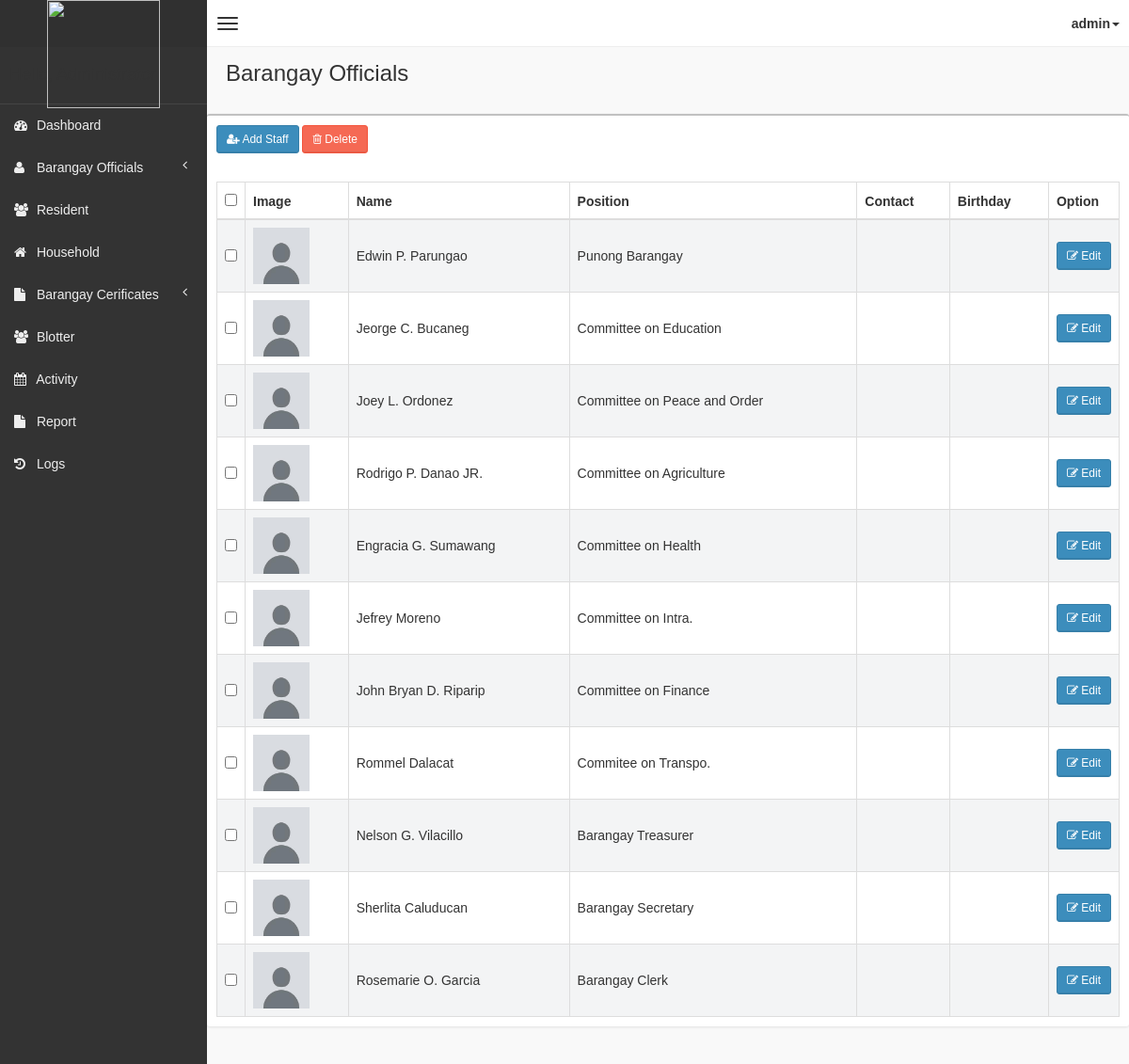
Screenshot of /pages/officials/officials.php (signed in) with the database file from the repository.
### tables this page shows
CREATE TABLE `tblofficial` (
  `id` int(11) NOT NULL,
  `fname` varchar(50) NOT NULL,
  `mname` varchar(100) NOT NULL,
  `lname` varchar(200) NOT NULL,
  `position` varchar(100) NOT NULL,
  `contact` varchar(15) NOT NULL,
  `bday` varchar(100) NOT NULL,
  `image` text NOT NULL
);

### pages/officials/officials.php (the view, shortened to what this page needs)
<!DOCTYPE html>
<body>
    <?php
    if (!isset($_SESSION['role'])) {
        header("Location: ../../login.php");
    } else {
        include('../head_css.php');
    }
    ?>
    <body class="skin-black">
        <?php
        include "../connection.php";
        ?>
        <?php include('../header.php'); ?>
        <div class="wrapper row-offcanvas row-offcanvas-left">
            <?php include('../sidebar-left.php'); ?>
            <aside class="right-side">
                <section class="content-header">
                    <h1>
                        Barangay Officials
                    </h1>
                </section>
                <?php
                if (!isset($_GET['resident'])) {
                ?>
                    <section class="content">
                        <div class="row">
                            <div class="box">
                                <div class="box-header">
                                    <div style="padding:10px;">
                                        <button class="btn btn-primary btn-sm" data-toggle="modal" data-target="#addCourseModal"><i class="fa fa-user-plus" aria-hidden="true"></i> Add Staff</button>
                                        <?php
                                        if (!isset($_SESSION['staff'])) {
                                        ?>
                                            <button class="btn btn-danger btn-sm" data-toggle="modal" data-target="#deleteModal"><i class="fa fa-trash-o" aria-hidden="true"></i> Delete</button>
                                        <?php
                                        }
                                        ?>
                                    </div>
                                </div>
                                <div class="box-body table-responsive">
                                    <form method="post" enctype="multipart/form-data">
                                        <table id="table" class="table table-bordered table-striped">
                                            <thead>
                                                <tr>
                                                    <th style="width: 20px !important;"><input type="checkbox" name="chk_delete[]" class="cbxMain" onchange="checkMain(this)" /></th>
                                                    <th>Image</th>
                                                    <th>Name</th>
                                                    <th>Position</th>
                                                    <th>Contact</th>
                                                    <th>Birthday</th>
                                                    <th style="width: 40px !important;">Option</th>
                                                </tr>
                                            </thead>
                                            <tbody>
                                                <?php
                                                if (!isset($_SESSION['staff'])) {
                                                    $squery = mysqli_query($con, "SELECT id, fname, mname, lname, position, contact, bday, image FROM  tblofficial");
                                                    while ($row = mysqli_fetch_array($squery)) {
                                                        echo '
                                                <tr>
                                                    <td><input type="checkbox" name="chk_delete[]" class="chk_delete" value="' . $row['id'] . '" /></td>
                                                    <td><img src="image/' . $row['image'] . '" style="width:60px;height:60px;"/></td>
                                                    <td>' . $row['fname'] . ' ' . $row['mname'] . ' ' . $row['lname'] . '</td>
                                                    <td>' . $row['position'] . '</td>
                                                    <td>' . $row['contact'] . '</td>
                                                    <td>' . $row['bday'] . '</td>
                                                    <td><button class="btn btn-primary btn-sm" data-target="#editModal' . $row['id'] . '" data-toggle="modal"><i class="fa fa-pencil-square-o" aria-hidden="true"></i> Edit</button></td>
                                                </tr>
                                                ';
                                                    }
                                                }
                                                ?>
                                            </tbody>
                                        </table>
                                    </form>
                                </div>
                            </div>
                        </div>
                    </section>
                <?php
                }
                ?>
            </aside>
        </div>
    </body>
    </html>

### css/AdminLTE.css (style rules this page uses)
html, body { overflow-x: hidden !important; font-family: "Source Sans Pro", sans-serif; -webkit-font-smoothing: antialiased; min-height: 100%; background: #f9f9f9; }
.wrapper { min-height: 100%; }
.wrapper:before, .wrapper:after { display: table; content: " "; }
.wrapper:after { clear: both; }
.right-side, .left-side { min-height: 100%; display: block; }
.right-side { background-color: #f9f9f9; margin-left: 220px; }
.content { padding: 20px 15px; background: #f9f9f9; }
h1, h2, h3, h4, h5, h6, .h1, .h2, .h3, .h4, .h5, .h6 { font-family: "Source Sans Pro", sans-serif; }
img { max-width: 100%important; }
.table-striped > tbody > tr:nth-child(odd) > td, .table-striped > tbody > tr:nth-child(odd) > th { background-color: #f3f4f5; }
.right-side > .content-header { position: relative; padding: 15px 15px 10px 20px; }
.right-side > .content-header > h1 { margin: 0; font-size: 24px; }
.box { position: relative; background: #ffffff; border-top: 2px solid #c1c1c1; margin-bottom: 20px; -webkit-border-radius: 3px; -moz-border-radius: 3px; border-radius: 3px; width: 100%; box-shadow: 0px 1px 3px rgba(0, 0, 0, 0.1); }
.box .box-header { position: relative; -webkit-border-top-left-radius: 3px; -webkit-border-top-right-radius: 3px; -webkit-border-bottom-right-radius: 0; -webkit-border-bottom-left-radius: 0; -moz-border-radius-topleft: 3px; -moz-border-radius-topright: 3px; -moz-border-radius-bottomright: 0; -moz-border-radius-bottomleft: 0; border-top-left-radius: 3px; border-top-right-radius: 3px; border-bottom-right-radius: 0; border-bottom-left-radius: 0; border-bottom: 0px solid #f4f4f4; color: #444; padding-bottom: 10px; }
.box .box-header:before, .box .box-header:after { display: table; content: " "; }
.box .box-header:after { clear: both; }
.box .box-body { padding: 10px; -webkit-border-top-left-radius: 0; -webkit-border-top-right-radius: 0; -webkit-border-bottom-right-radius: 3px; -webkit-border-bottom-left-radius: 3px; -moz-border-radius-topleft: 0; -moz-border-radius-topright: 0; -moz-border-radius-bottomright: 3px; -moz-border-radius-bottomleft: 3px; border-top-left-radius: 0; border-top-right-radius: 0; border-bottom-right-radius: 3px; border-bottom-left-radius: 3px; }
.box .box-body .table { margin-bottom: 0; }
.btn { font-weight: 500; -webkit-border-radius: 3px; -moz-border-radius: 3px; border-radius: 3px; border: 1px solid transparent; -webkit-box-shadow: inset 0px -2px 0px 0px rgba(0, 0, 0, 0.09); -moz-box-shadow: inset 0px -2px 0px 0px rgba(0, 0, 0, 0.09); box-shadow: inset 0px -1px 0px 0px rgba(0, 0, 0, 0.09); }
.btn.btn-primary { background-color: #3c8dbc; border-color: #367fa9; }
.btn.btn-danger { background-color: #f56954; border-color: #f4543c; }
.btn.btn-sm { font-size: 12px; }
.skin-black .right-side > .content-header { background: transparent; box-shadow: none; }

### rows the page displays
tblofficial: image (placeholder picture), fname "Edwin", mname "P.", lname "Parungao", position "Punong Barangay"
tblofficial: image (placeholder picture), fname "Jeorge", mname "C.", lname "Bucaneg", position "Committee on Education"
tblofficial: image (placeholder picture), fname "Joey", mname "L.", lname "Ordonez", position "Committee on Peace and Order"
tblofficial: image (placeholder picture), fname "Rodrigo", mname "P.", lname "Danao JR.", position "Committee on Agriculture"
tblofficial: image (placeholder picture), fname "Engracia", mname "G.", lname "Sumawang", position "Committee on Health"
tblofficial: image (placeholder picture), fname "Jefrey", lname "Moreno", position "Committee on Intra."
tblofficial: image (placeholder picture), fname "John Bryan", mname "D.", lname "Riparip", position "Committee on Finance"
tblofficial: image (placeholder picture), fname "Rommel", lname "Dalacat", position "Commitee on Transpo."
tblofficial: image (placeholder picture), fname "Nelson", mname "G.", lname "Vilacillo", position "Barangay Treasurer"
tblofficial: image (placeholder picture), fname "Sherlita", lname "Caluducan", position "Barangay Secretary"
tblofficial: image (placeholder picture), fname "Rosemarie", mname "O.", lname "Garcia", position "Barangay Clerk"

### other values shown
$_SESSION['username'] "admin"
